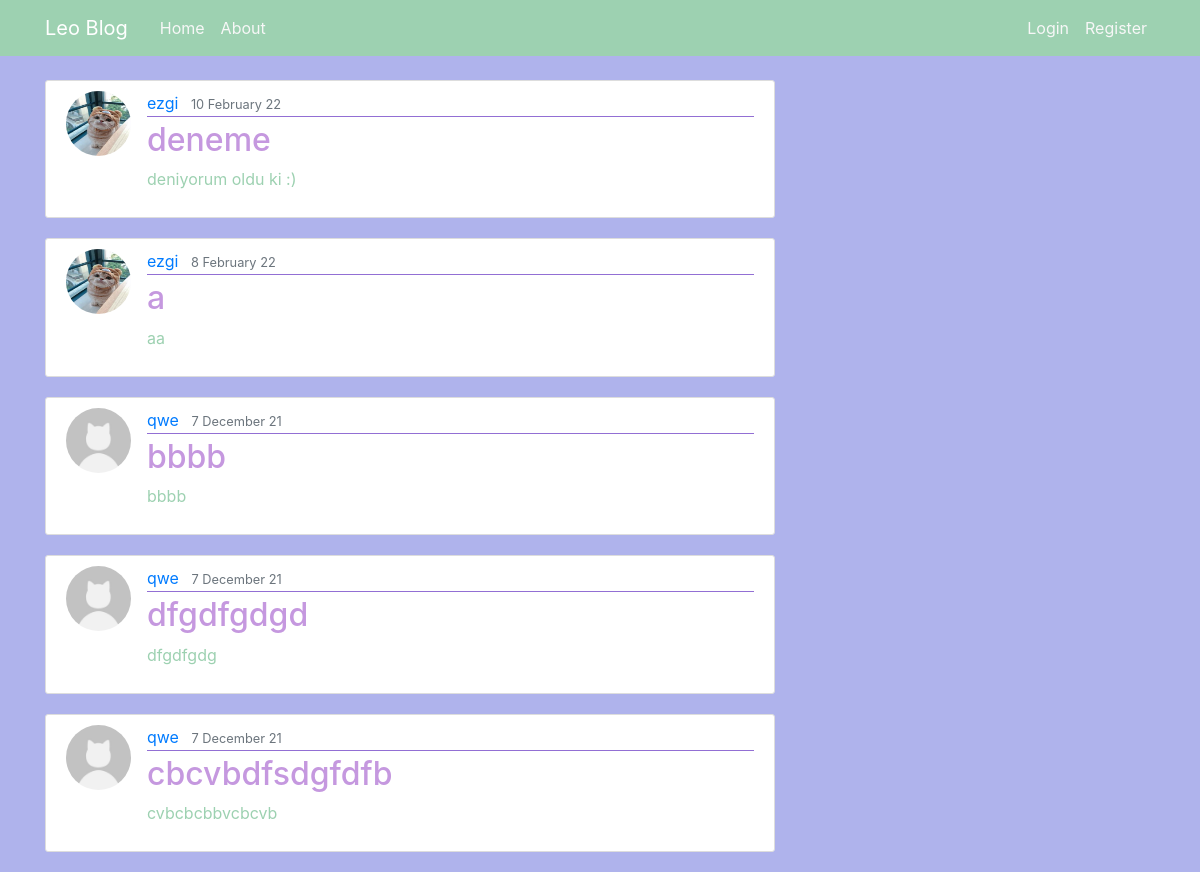
The app's page /, older data.
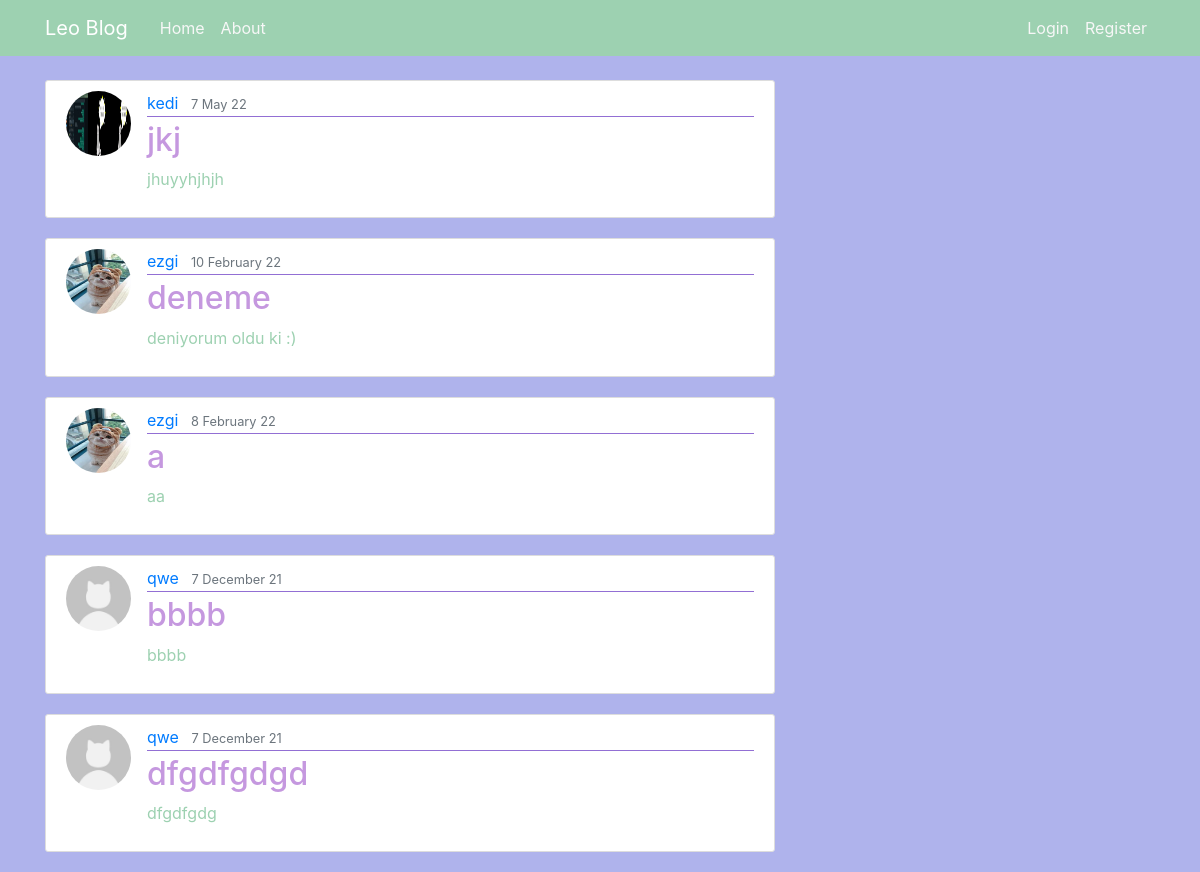
The same page, newer data.
### blog/models.py (models this page shows, shortened)
class Post(models.Model):
    title = models.CharField(max_length=100)
    content = models.TextField()
    date_posted = models.DateTimeField(default=timezone.now)
    author = models.ForeignKey(User, on_delete=models.CASCADE)

### users/models.py (models this page shows, shortened)
class Profile(models.Model):
    GENDER_CHOICES = (('M', 'Male'),('F', 'Female'))
    CITIES=(('nicosia','nicosia'),('famagusta','famagusta'),('kyrenia','kyrenia'),('omorfo','omorfo'),('lefka','lefka'))
    PETS=(('petsareallowed','I have a pet or I am not against keeping pets at home.'),('petsarenotallowed',"I don't have a pet and I don't want any pets in my house."))
    SMOKE=(("smokingisallowed","I smoke or I am not against smoking in the home."),("smokingisnotallowed" , "I don't smoke and I don't want smoking in my home."))
    ALCHOOL=(("alchoolisallowed","I drink alcohol or I am not against alcohol consumption at home."),("alchoolisnotallowed","I do not drink alcohol and I do not want alcohol consumed in my home."))
    HOME=(("hashome","I have a house and I am looking for a roommate for my house."),("nohome","I do not have a house, I am looking for a house and roommate."))
    user = models.OneToOneField(User, on_delete=models.CASCADE,null=True)
    image = models.ImageField(default='default.jpeg', upload_to='profile_pics')
    name = models.CharField(max_length=100,null=True)
    surname = models.CharField(max_length=100,null=True)
    gender = models.CharField(choices=GENDER_CHOICES, max_length=100,null=True)
    age= models.CharField(max_length=50,null=True)
    city= models.CharField(choices=CITIES, max_length=100,null=True)
    cityofarival= models.CharField(max_length=100,null=True)
    school= models.CharField(max_length=100,null=True)
    department= models.CharField(max_length=100,null=True)
    pets= models.CharField(choices=PETS, max_length=100,null=True)
    smoke= models.CharField(choices=SMOKE, max_length=100,null=True)
    alchool= models.CharField(choices=ALCHOOL, max_length=100,null=True)
    home=models.CharField(choices=HOME, max_length=100,null=True)

### blog/views.py (the view)
# urls.py: path('',PostListView.as_view() ,name='blog-home'),
class PostListView(ListView):
    model = Post
    template_name = 'blog/home.html' # <app>/<model>_<viewtype>.html
    context_object_name ='posts'
    ordering = ['-date_posted']
    paginate_by = 5

### blog/templates/blog/home.html
{% extends "blog/base.html" %}
{% block content %}
    {% for post in posts %}
        <article class="media content-section">
            <img class="rounded-circle article-img" src="{{post.author.profile.image.url}}">
            <div class="media-body">
            <div class="article-metadata">
                <a class="mr-2" href="#">{{ post.author }}</a>
                <small class="text-muted">{{ post.date_posted|date:"j F y" }}</small>
            </div>
            <h2><a class="article-title" href="{% url 'blog:blog-home-post' post.pk %}">{{ post.title }}</a></h2>
            <p class="article-content">{{ post.content }}</p>
            </div>
        </article>
    {% endfor %}
{% endblock content %}

Row changes from the older to the newer data that the page shows:
no longer on this page (row unchanged): Post: author.profile.image (placeholder picture), author "qwe", date_posted "7 December 21", title "cbcvbdfsdgfdfb", content "cvbcbcbbvcbcvb"
added Post: author.profile.image (picture), author "kedi", date_posted "7 May 22", title "jkj", content "jhuyyhjhjh"
